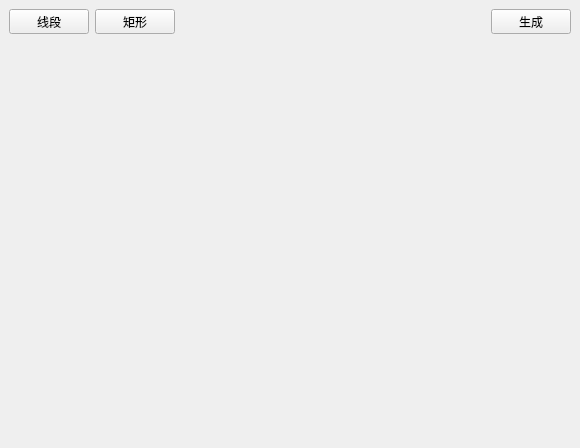
<?xml version="1.0" encoding="UTF-8"?>
<ui version="4.0">
 <class>LayoutWidget</class>
 <widget class="QMainWindow" name="LayoutWidget">
  <property name="geometry">
   <rect>
    <x>0</x>
    <y>0</y>
    <width>580</width>
    <height>448</height>
   </rect>
  </property>
  <property name="windowTitle">
   <string>Layout Generator</string>
  </property>
  <widget class="QWidget" name="centralwidget">
   <layout class="QVBoxLayout" name="verticalLayout">
    <item>
     <layout class="QHBoxLayout" name="horizontalLayout">
      <item>
       <widget class="QPushButton" name="line_BT">
        <property name="maximumSize">
         <size>
          <width>16777215</width>
          <height>25</height>
         </size>
        </property>
        <property name="text">
         <string>线段</string>
        </property>
       </widget>
      </item>
      <item>
       <widget class="QPushButton" name="rec_BT">
        <property name="maximumSize">
         <size>
          <width>16777215</width>
          <height>25</height>
         </size>
        </property>
        <property name="text">
         <string>矩形</string>
        </property>
       </widget>
      </item>
      <item>
       <spacer name="horizontalSpacer">
        <property name="orientation">
         <enum>Qt::Horizontal</enum>
        </property>
        <property name="sizeHint" stdset="0">
         <size>
          <width>40</width>
          <height>20</height>
         </size>
        </property>
       </spacer>
      </item>
      <item>
       <widget class="QPushButton" name="generate_BT">
        <property name="maximumSize">
         <size>
          <width>16777215</width>
          <height>25</height>
         </size>
        </property>
        <property name="text">
         <string>生成</string>
        </property>
       </widget>
      </item>
     </layout>
    </item>
    <item>
     <widget class="PaintWidget" name="paint_Widget" native="true"/>
    </item>
   </layout>
  </widget>
 </widget>
 <customwidgets>
  <customwidget>
   <class>PaintWidget</class>
   <extends>QWidget</extends>
   <header>paintwidget.h</header>
   <container>1</container>
  </customwidget>
 </customwidgets>
 <resources/>
 <connections/>
</ui>
